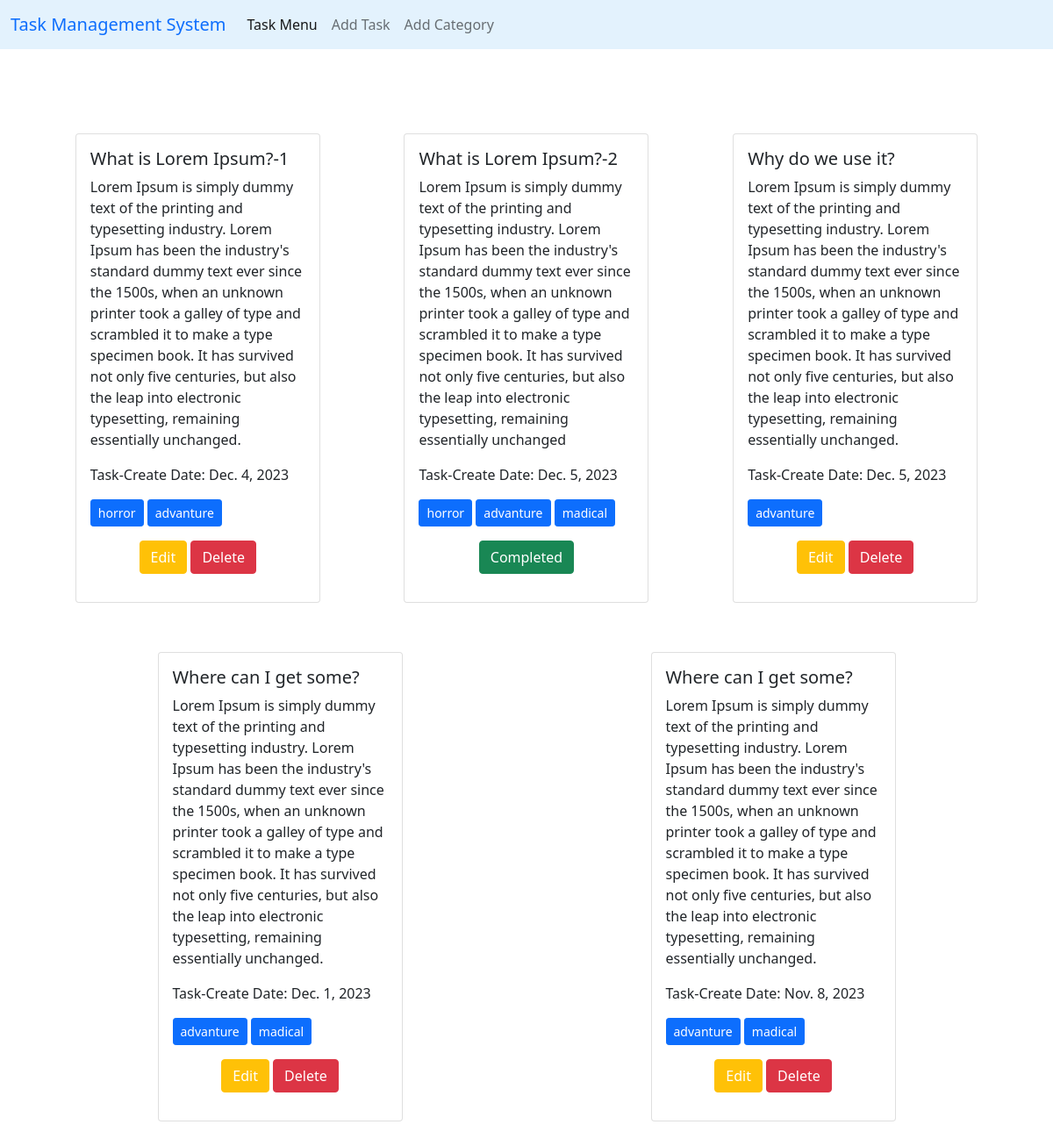
The page / on the database its author committed.
### task/models.py (models this page shows, shortened)
class TaskModel(models.Model):
    task_title=models.CharField(max_length=100)
    task_description=models.TextField()
    is_completed=models.BooleanField(default=False)
    task_assign_date=models.DateField()
    category=models.ManyToManyField(CategoryModel)

### category/models.py (models this page shows, shortened)
class CategoryModel(models.Model):
    name=models.CharField(max_length=100)

### Task_Management_System/views.py (the view)
# urls.py: path('',views.home,name='homepage'),
def home(request):
    task=TaskModel.objects.all()
    return render(request,('home.html'),{'data':task})

### templates/home.html (shortened to what this page needs)
{% extends "base.html" %}
{% block content %}
<div class=" container py-5 d-flex flex-wrap justify-content-around gap-2 ">
    {% for task in data %}
    <div class="col-sm-3 pt-5">
        <div class="card">
          <div class="card-body">
            <h5 class="card-title">{{task.task_title}}</h5>
            <p class="card-text">{{task.task_description}}</p>
            <p>Task-Create Date: {{task.task_assign_date}}</p>
            {% for cat in task.category.all  %}
            <button class='btn btn-primary btn-sm'>{{cat.name}}</button>
            {% endfor %}
           <div class='pt-3 d-flex justify-content-center'>
            {% if task.is_completed %}
            <p class='text-white btn btn-success'>Completed</p>
            {% else %}
           <p class=''> <a href="{% url "edit_task" task.id %}" class="btn text-white btn-warning  ">Edit</a>
           <a href="{% url "delete_task" task.id %}" class="btn btn-danger ">Delete</a></p>
            {% endif %}
           </div>
          </div>
        </div>
      </div>
    {% endfor %}
    </div>
{% endblock content %}

### templates/base.html (shortened to what this page needs)
<!DOCTYPE html>
<html lang="en">
  <head>
    <link
      href="https://cdn.jsdelivr.net/npm/bootstrap@5.0.2/dist/css/bootstrap.min.css"
      rel="stylesheet"
    />
  </head>
  <body>
    <nav
      class="navbar navbar-expand-lg navbar-light"
      style="background-color: #e3f2fd"
    >
      <div class="container-fluid">
        <a class="navbar-brand text-primary" href="#">Task Management System</a>
        <div class="collapse navbar-collapse" id="navbarNavAltMarkup">
          <div class="navbar-nav">
            <a class="nav-link active" aria-current="page" href="{% url "homepage" %}">Task Menu</a>
            <a class="nav-link" href="{% url "add_task" %}">Add Task</a>
            <a class="nav-link" href="{% url "add_category" %}">Add Category</a>
          </div>
        </div>
      </div>
    </nav>
    {% block content %}{% endblock content %}
  </body>
</html>

### rows shown on the page
TaskModel: task_title "What is Lorem Ipsum?-1", task_description "Lorem Ipsum is simply dummy text of the printing and typesetting industry. Lorem Ipsum has been the industry's standard dummy text ever since the 1500s, when an unknown printer took a galley of type and scrambled it to make a type specimen book. It has survived not only five centuries, but also the leap into electronic typesetting, remaining essentially unchanged.", task_assign_date "Dec. 4, 2023", is_completed "Edit"
CategoryModel: name "horror"
CategoryModel: name "advanture"
TaskModel: task_title "What is Lorem Ipsum?-2", task_description "Lorem Ipsum is simply dummy text of the printing and typesetting industry. Lorem Ipsum has been the industry's standard dummy text ever since the 1500s, when an unknown printer took a galley of type and scrambled it to make a type specimen book. It has survived not only five centuries, but also the leap into electronic typesetting, remaining essentially unchanged", task_assign_date "Dec. 5, 2023", is_completed "Completed"
CategoryModel: name "madical"
TaskModel: task_title "Why do we use it?", task_description "Lorem Ipsum is simply dummy text of the printing and typesetting industry. Lorem Ipsum has been the industry's standard dummy text ever since the 1500s, when an unknown printer took a galley of type and scrambled it to make a type specimen book. It has survived not only five centuries, but also the leap into electronic typesetting, remaining essentially unchanged.", task_assign_date "Dec. 5, 2023", is_completed "Edit"
TaskModel: task_title "Where can I get some?", task_description "Lorem Ipsum is simply dummy text of the printing and typesetting industry. Lorem Ipsum has been the industry's standard dummy text ever since the 1500s, when an unknown printer took a galley of type and scrambled it to make a type specimen book. It has survived not only five centuries, but also the leap into electronic typesetting, remaining essentially unchanged.", task_assign_date "Dec. 1, 2023", is_completed "Edit"
TaskModel: task_title "Where can I get some?", task_description "Lorem Ipsum is simply dummy text of the printing and typesetting industry. Lorem Ipsum has been the industry's standard dummy text ever since the 1500s, when an unknown printer took a galley of type and scrambled it to make a type specimen book. It has survived not only five centuries, but also the leap into electronic typesetting, remaining essentially unchanged.", task_assign_date "Nov. 8, 2023", is_completed "Edit"
